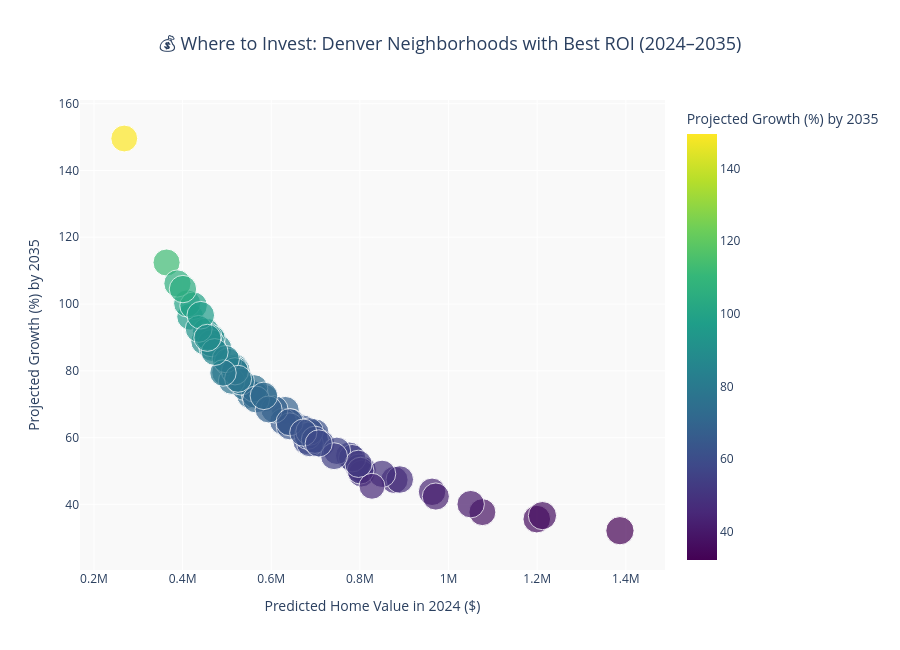

The notebook cell this image was saved under:
### Code cell
import plotly.express as px

# Create a copy of your best investment opportunities
investment_df["Dollar Growth"] = investment_df["Growth ($)"]
investment_df["Percent Growth"] = investment_df["Growth (%)"]
investment_df["2024 Value"] = investment_df["Predicted Home Value_2024"]

# Interactive scatter plot
fig = px.scatter(
    investment_df,
    x="2024 Value",
    y="Percent Growth",
    size="Dollar Growth",
    color="Percent Growth",
    hover_name="Neighborhood",
    hover_data={
        "2024 Value": ":$,",
        "Percent Growth": ":.1f",
        "Dollar Growth": ":$,"
    },
    color_continuous_scale="Viridis",
    title="💰 Where to Invest: Denver Neighborhoods with Best ROI (2024–2035)",
    labels={
        "2024 Value": "Predicted Home Value in 2024 ($)",
        "Percent Growth": "Projected Growth (%) by 2035"
    },
    height=650
)

fig.update_layout(
    title_font=dict(size=18),
    title_x=0.5,
    plot_bgcolor="#f9f9f9"
)

fig.show()

### Figure 1 — Plotly figure (JSON) as saved in the notebook; plotly's stock layout.template omitted (floating-point values rounded to 4 significant figures)
{"data": [{"customdata": [[418267], [419249], [430695], [401276], [420578], [420256], [394023], [426763], [416634], [416087], [415200], [417057], [401543], [444038], [409058], [398378], [419234], [405611], [423540], [400134], [406278], [407005], [415476], [445448], [411116], [405659], [412326], [406661], [422624], [417825], [405725], [410380], [416045], [419583], [422617], [406023], [410166], [392816], [429583], [415241], [408259], [395283], [415644], [422275], [414343], [403982], [400431], [412990], [406495], [421448], [413362], [414490], [420655], [417834], [413749], [411365], [424468], [421313], [418801], [414594], [415382], [419222], [401472], [375827], [407571], [389746], [403808], [404490], [426175], [415544], [403734], [413421], [412001], [401418], [409832], [423039]], "hovertemplate": "<b>%{hovertext}</b><br><br>Predicted Home Value in 2024 ($)=%{x:$,}<br>Projected Growth (%) by 2035=%{marker.color:.1f}<br>Dollar Growth=%{customdata[0]:$,}<extra></extra>", "hovertext": ["Montbello", "Montclair", "Skyland", "Indian Creek", "Hale", "Fort Logan", "Berkley", "Hilltop", "Athmar Park", "Baker", "Barnum", "Barnum West", "Bear Valley", "Belcaro", "Capitol Hill", "Central Business District", "Chaffee Park", "Cherry Creek", "City Park", "City Park West", "Civic Center", "Congress Park", "Cory - Merrill", "Country Club", "Denver International Airport", "East Colfax", "Elyria Swansea", "Five Points", "Globeville", "Goldsmith", "Hampden", "Hampden South", "Harvey Park", "Harvey Park South", "Jefferson Park", "Lowry Field", "Mar Lee", "North Capitol Hill", "North Park Hill", "Northeast Park Hill", "Overland", "Platt Park", "Regis", "South Park Hill", "Southmoor Park", "Speer", "Union Station", "University", "University Hills", "University Park", "Villa Park", "Virginia Village", "Washington Park", "Washington Park West", "Washington Virginia Vale", "Wellshire", "West Colfax", "West Highland", "Westwood", "Whittier", "Gateway - Green Valley Ranch", "Highland", "Central Park", "Auraria", "Clayton", "Lincoln Park", "College View - South Platte", "Ruby Hill", "Valverde", "Sloan Lake", "Berkeley", "Sunnyside", "Rosedale", "Windsor", "Cheesman Park", "Cole"], "legendgroup": "", "marker": {"color": [89.69, 59.74, 68.16, 96.21, 62.7, 71.83, 79.47, 35.59, 86.75, 64.54, 91.7, 89.62, 72.72, 36.64, 112.4, 88.8, 80.94, 37.68, 54.57, 58.94, 64.79, 51.02, 47.32, 32.12, 100.2, 86.81, 106.2, 63.37, 99.51, 80.13, 75.14, 72.88, 80.47, 74.75, 60.97, 50.33, 88.28, 76.94, 61.44, 82.7, 76.78, 49.19, 68.46, 47.44, 58.11, 71.42, 58.26, 60.54, 68.42, 43.77, 90.21, 64.62, 40.06, 49.15, 79.85, 42.35, 61.82, 53.83, 104.5, 59.35, 83.52, 56.04, 50.1, 45.43, 77.6, 79.35, 92.55, 85.63, 96.65, 52.15, 54.43, 61.49, 58.26, 149.6, 89.88, 72.51], "coloraxis": "coloraxis", "size": [418267, 419249, 430695, 401276, 420578, 420256, 394023, 426763, 416634, 416087, 415200, 417057, 401543, 444038, 409058, 398378, 419234, 405611, 423540, 400134, 406278, 407005, 415476, 445448, 411116, 405659, 412326, 406661, 422624, 417825, 405725, 410380, 416045, 419583, 422617, 406023, 410166, 392816, 429583, 415241, 408259, 395283, 415644, 422275, 414343, 403982, 400431, 412990, 406495, 421448, 413362, 414490, 420655, 417834, 413749, 411365, 424468, 421313, 418801, 414594, 415382, 419222, 401472, 375827, 407571, 389746, 403808, 404490, 426175, 415544, 403734, 413421, 412001, 401418, 409832, 423039], "sizemode": "area", "sizeref": 1114.0, "symbol": "circle"}, "mode": "markers", "name": "", "orientation": "v", "showlegend": false, "type": "scatter", "x": [466368, 701770, 631855, 417081, 670790, 585067, 495823, 1199140, 480286, 644701, 452771, 465372, 552185, 1211961, 363825, 448644, 517948, 1076429, 776175, 678940, 627024, 797719, 877985, 1386773, 410353, 467282, 388393, 641704, 424708, 521438, 539952, 563125, 517042, 561352, 693198, 806678, 464620, 510546, 699157, 502123, 531722, 803552, 607150, 890040, 713013, 565660, 687339, 682208, 594103, 962892, 458210, 641450, 1049987, 850141, 518145, 971299, 686609, 782731, 400821, 698608, 497371, 748109, 801307, 827325, 525188, 491174, 436301, 472394, 440942, 796827, 741804, 672332, 707179, 268378, 456000, 583456], "xaxis": "x", "y": [89.69, 59.74, 68.16, 96.21, 62.7, 71.83, 79.47, 35.59, 86.75, 64.54, 91.7, 89.62, 72.72, 36.64, 112.4, 88.8, 80.94, 37.68, 54.57, 58.94, 64.79, 51.02, 47.32, 32.12, 100.2, 86.81, 106.2, 63.37, 99.51, 80.13, 75.14, 72.88, 80.47, 74.75, 60.97, 50.33, 88.28, 76.94, 61.44, 82.7, 76.78, 49.19, 68.46, 47.44, 58.11, 71.42, 58.26, 60.54, 68.42, 43.77, 90.21, 64.62, 40.06, 49.15, 79.85, 42.35, 61.82, 53.83, 104.5, 59.35, 83.52, 56.04, 50.1, 45.43, 77.6, 79.35, 92.55, 85.63, 96.65, 52.15, 54.43, 61.49, 58.26, 149.6, 89.88, 72.51], "yaxis": "y"}], "layout": {"coloraxis": {"colorbar": {"title": {"text": "Projected Growth (%) by 2035"}}, "colorscale": [[0, "#440154"], [0.1111, "#482878"], [0.2222, "#3e4989"], [0.3333, "#31688e"], [0.4444, "#26828e"], [0.5556, "#1f9e89"], [0.6667, "#35b779"], [0.7778, "#6ece58"], [0.8889, "#b5de2b"], [1, "#fde725"]]}, "height": 650, "legend": {"itemsizing": "constant", "tracegroupgap": 0}, "plot_bgcolor": "#f9f9f9", "title": {"font": {"size": 18}, "text": "💰 Where to Invest: Denver Neighborhoods with Best ROI (2024–2035)", "x": 0.5}, "xaxis": {"anchor": "y", "domain": [0, 1], "title": {"text": "Predicted Home Value in 2024 ($)"}}, "yaxis": {"anchor": "x", "domain": [0, 1], "title": {"text": "Projected Growth (%) by 2035"}}}}
